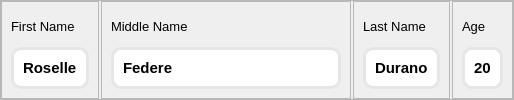
                               <widget class="QFrame" name="frame_57">
                                <property name="frameShape">
                                 <enum>QFrame::StyledPanel</enum>
                                </property>
                                <property name="frameShadow">
                                 <enum>QFrame::Raised</enum>
                                </property>
                                <layout class="QHBoxLayout" name="horizontalLayout_12">
                                 <property name="spacing">
                                  <number>2</number>
                                 </property>
                                 <property name="leftMargin">
                                  <number>0</number>
                                 </property>
                                 <property name="topMargin">
                                  <number>0</number>
                                 </property>
                                 <property name="rightMargin">
                                  <number>0</number>
                                 </property>
                                 <property name="bottomMargin">
                                  <number>0</number>
                                 </property>
                                 <item>
                                  <widget class="QFrame" name="frame_61">
                                   <property name="sizePolicy">
                                    <sizepolicy hsizetype="Preferred" vsizetype="Preferred">
                                     <horstretch>0</horstretch>
                                     <verstretch>0</verstretch>
                                    </sizepolicy>
                                   </property>
                                   <property name="minimumSize">
                                    <size>
                                     <width>0</width>
                                     <height>0</height>
                                    </size>
                                   </property>
                                   <property name="frameShape">
                                    <enum>QFrame::StyledPanel</enum>
                                   </property>
                                   <property name="frameShadow">
                                    <enum>QFrame::Raised</enum>
                                   </property>
                                   <layout class="QGridLayout" name="gridLayout_76">
                                    <item row="0" column="0">
                                     <widget class="QLabel" name="label_26">
                                      <property name="font">
                                       <font>
                                        <family>Arial</family>
                                        <pointsize>10</pointsize>
                                       </font>
                                      </property>
                                      <property name="text">
                                       <string>First Name</string>
                                      </property>
                                     </widget>
                                    </item>
                                    <item row="1" column="0">
                                     <widget class="QFrame" name="name">
                                      <property name="minimumSize">
                                       <size>
                                        <width>0</width>
                                        <height>40</height>
                                       </size>
                                      </property>
                                      <property name="styleSheet">
                                       <string notr="true">#name{
background-color: rgb(255, 255, 255);
border-radius: 10px;
border: 3px solid rgb(229, 230, 230);
}
</string>
                                      </property>
                                      <property name="frameShape">
                                       <enum>QFrame::StyledPanel</enum>
                                      </property>
                                      <property name="frameShadow">
                                       <enum>QFrame::Raised</enum>
                                      </property>
                                      <layout class="QGridLayout" name="gridLayout_79">
                                       <item row="0" column="0">
                                        <widget class="QLabel" name="first_name">
                                         <property name="font">
                                          <font>
                                           <family>Arial</family>
                                           <pointsize>11</pointsize>
                                           <weight>75</weight>
                                           <bold>true</bold>
                                          </font>
                                         </property>
                                         <property name="styleSheet">
                                          <string notr="true">*{
background-color: rgb(255, 255, 255);
}</string>
                                         </property>
                                         <property name="text">
                                          <string>Roselle</string>
                                         </property>
                                        </widget>
                                       </item>
                                      </layout>
                                     </widget>
                                    </item>
                                   </layout>
                                  </widget>
                                 </item>
                                 <item>
                                  <widget class="QFrame" name="frame_62">
                                   <property name="minimumSize">
                                    <size>
                                     <width>250</width>
                                     <height>0</height>
                                    </size>
                                   </property>
                                   <property name="frameShape">
                                    <enum>QFrame::StyledPanel</enum>
                                   </property>
                                   <property name="frameShadow">
                                    <enum>QFrame::Raised</enum>
                                   </property>
                                   <layout class="QGridLayout" name="gridLayout_72">
                                    <item row="0" column="0">
                                     <widget class="QLabel" name="label_30">
                                      <property name="font">
                                       <font>
                                        <family>Arial</family>
                                        <pointsize>10</pointsize>
                                       </font>
                                      </property>
                                      <property name="text">
                                       <string>Middle Name</string>
                                      </property>
                                     </widget>
                                    </item>
                                    <item row="1" column="0">
                                     <widget class="QFrame" name="m_name">
                                      <property name="minimumSize">
                                       <size>
                                        <width>0</width>
                                        <height>40</height>
                                       </size>
                                      </property>
                                      <property name="styleSheet">
                                       <string notr="true">#m_name{
background-color: rgb(255, 255, 255);
border-radius: 10px;
border: 3px solid rgb(229, 230, 230);
}
</string>
                                      </property>
                                      <property name="frameShape">
                                       <enum>QFrame::StyledPanel</enum>
                                      </property>
                                      <property name="frameShadow">
                                       <enum>QFrame::Raised</enum>
                                      </property>
                                      <layout class="QGridLayout" name="gridLayout_80">
                                       <item row="0" column="0">
                                        <widget class="QLabel" name="middle_name">
                                         <property name="font">
                                          <font>
                                           <family>Arial</family>
                                           <pointsize>11</pointsize>
                                           <weight>75</weight>
                                           <bold>true</bold>
                                          </font>
                                         </property>
                                         <property name="styleSheet">
                                          <string notr="true">*{
background-color: rgb(255, 255, 255);
}</string>
                                         </property>
                                         <property name="text">
                                          <string>Federe</string>
                                         </property>
                                        </widget>
                                       </item>
                                      </layout>
                                     </widget>
                                    </item>
                                   </layout>
                                  </widget>
                                 </item>
                                 <item>
                                  <widget class="QFrame" name="frame_63">
                                   <property name="minimumSize">
                                    <size>
                                     <width>0</width>
                                     <height>0</height>
                                    </size>
                                   </property>
                                   <property name="frameShape">
                                    <enum>QFrame::StyledPanel</enum>
                                   </property>
                                   <property name="frameShadow">
                                    <enum>QFrame::Raised</enum>
                                   </property>
                                   <layout class="QGridLayout" name="gridLayout_77">
                                    <item row="0" column="0">
                                     <widget class="QLabel" name="label_31">
                                      <property name="font">
                                       <font>
                                        <family>Arial</family>
                                        <pointsize>10</pointsize>
                                       </font>
                                      </property>
                                      <property name="text">
                                       <string>Last Name</string>
                                      </property>
                                     </widget>
                                    </item>
                                    <item row="1" column="0">
                                     <widget class="QFrame" name="l_name">
                                      <property name="minimumSize">
                                       <size>
                                        <width>0</width>
                                        <height>40</height>
                                       </size>
                                      </property>
                                      <property name="styleSheet">
                                       <string notr="true">#l_name{
background-color: rgb(255, 255, 255);
border-radius: 10px;
border: 3px solid rgb(229, 230, 230);
}
</string>
                                      </property>
                                      <property name="frameShape">
                                       <enum>QFrame::StyledPanel</enum>
                                      </property>
                                      <property name="frameShadow">
                                       <enum>QFrame::Raised</enum>
                                      </property>
                                      <layout class="QGridLayout" name="gridLayout_81">
                                       <item row="0" column="0">
                                        <widget class="QLabel" name="last_name">
                                         <property name="font">
                                          <font>
                                           <family>Arial</family>
                                           <pointsize>11</pointsize>
                                           <weight>75</weight>
                                           <bold>true</bold>
                                          </font>
                                         </property>
                                         <property name="styleSheet">
                                          <string notr="true">*{
background-color: rgb(255, 255, 255);
}</string>
                                         </property>
                                         <property name="text">
                                          <string>Durano</string>
                                         </property>
                                        </widget>
                                       </item>
                                      </layout>
                                     </widget>
                                    </item>
                                   </layout>
                                  </widget>
                                 </item>
                                 <item>
                                  <widget class="QFrame" name="frame_64">
                                   <property name="minimumSize">
                                    <size>
                                     <width>0</width>
                                     <height>0</height>
                                    </size>
                                   </property>
                                   <property name="frameShape">
                                    <enum>QFrame::StyledPanel</enum>
                                   </property>
                                   <property name="frameShadow">
                                    <enum>QFrame::Raised</enum>
                                   </property>
                                   <layout class="QGridLayout" name="gridLayout_78">
                                    <item row="0" column="0">
                                     <widget class="QLabel" name="label_32">
                                      <property name="font">
                                       <font>
                                        <family>Arial</family>
                                        <pointsize>10</pointsize>
                                       </font>
                                      </property>
                                      <property name="text">
                                       <string>Age</string>
                                      </property>
                                     </widget>
                                    </item>
                                    <item row="1" column="0">
                                     <widget class="QFrame" name="agee">
                                      <property name="minimumSize">
                                       <size>
                                        <width>0</width>
                                        <height>0</height>
                                       </size>
                                      </property>
                                      <property name="maximumSize">
                                       <size>
                                        <width>50</width>
                                        <height>16777215</height>
                                       </size>
                                      </property>
                                      <property name="styleSheet">
                                       <string notr="true">#agee{
background-color: rgb(255, 255, 255);
border-radius: 10px;
border: 3px solid rgb(229, 230, 230);
}
</string>
                                      </property>
                                      <property name="frameShape">
                                       <enum>QFrame::StyledPanel</enum>
                                      </property>
                                      <property name="frameShadow">
                                       <enum>QFrame::Raised</enum>
                                      </property>
                                      <layout class="QGridLayout" name="gridLayout_82">
                                       <item row="0" column="0">
                                        <widget class="QLabel" name="age">
                                         <property name="font">
                                          <font>
                                           <family>Arial</family>
                                           <pointsize>11</pointsize>
                                           <weight>75</weight>
                                           <bold>true</bold>
                                          </font>
                                         </property>
                                         <property name="styleSheet">
                                          <string notr="true">*{
background-color: rgb(255, 255, 255);
}</string>
                                         </property>
                                         <property name="text">
                                          <string>20</string>
                                         </property>
                                        </widget>
                                       </item>
                                      </layout>
                                     </widget>
                                    </item>
                                   </layout>
                                  </widget>
                                 </item>
                                </layout>
                               </widget>
